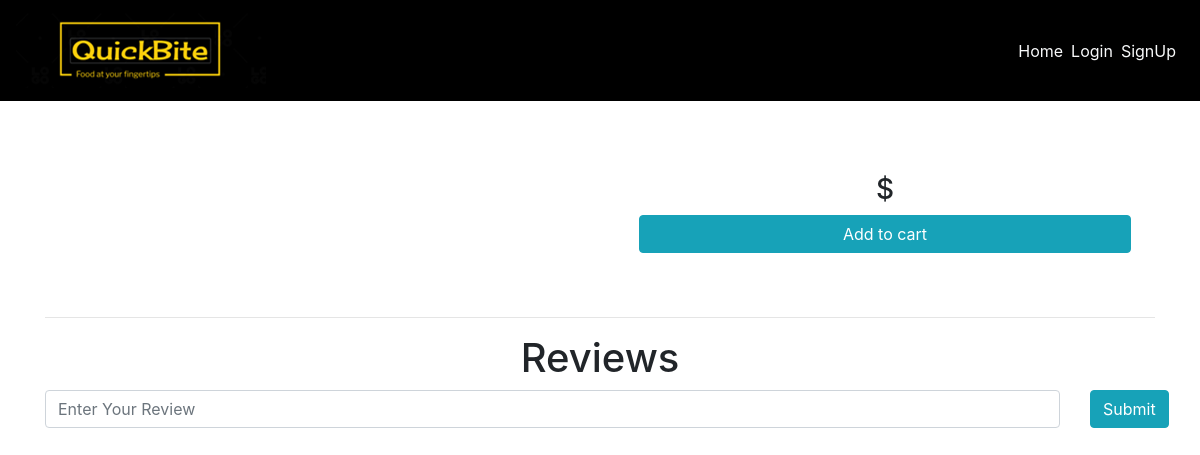
The app's page /dishes/pasta, older data.
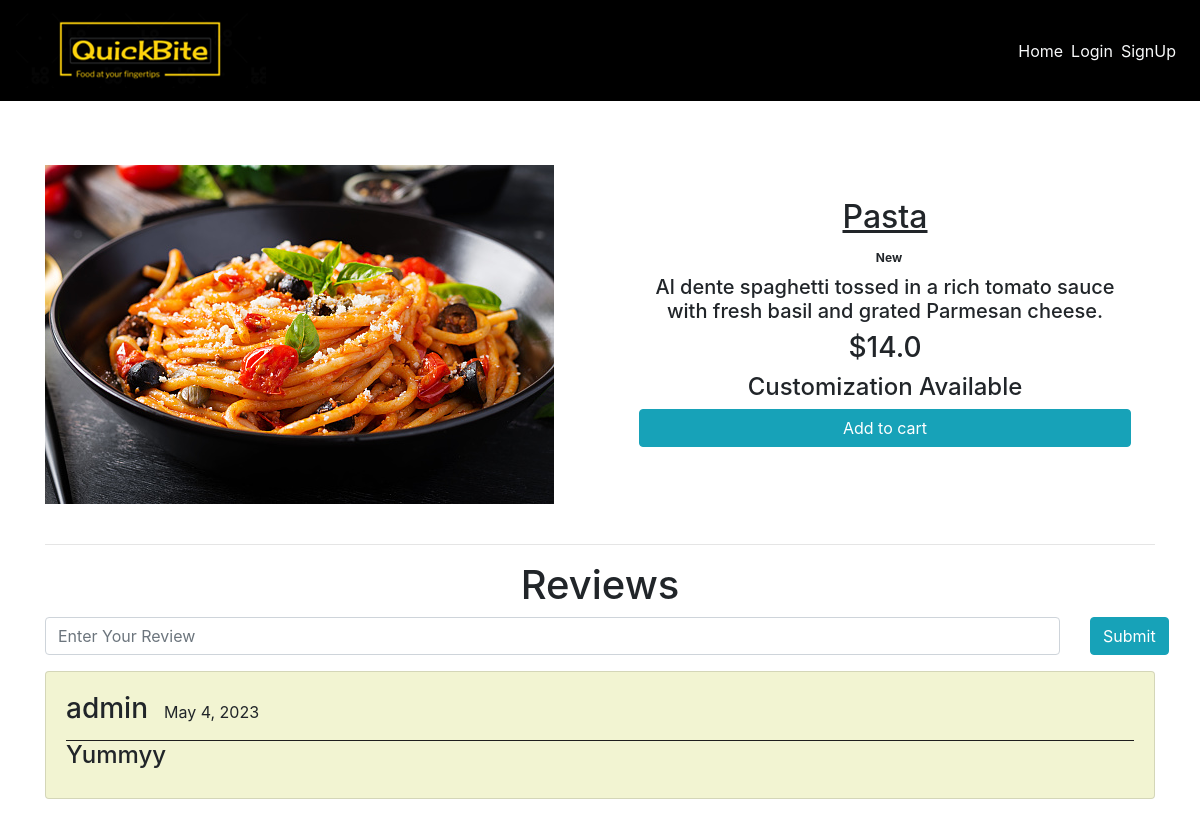
The same page, newer data.
### main/models.py (models this page shows, shortened)
class Item(models.Model):
    LABELS = (
        ('BestSeller', 'BestSeller'),
        ('New', 'New'),
        ('Spicy🔥', 'Spicy🔥'),
    )
    LABEL_COLOUR = (
        ('danger', 'danger'),
        ('success', 'success'),
        ('primary', 'primary'),
        ('info', 'info')
    )
    title = models.CharField(max_length=150)
    description = models.CharField(max_length=250,blank=True)
    price = models.FloatField()
    pieces = models.IntegerField(default=6)
    instructions = models.CharField(max_length=250,default="Jain Option Available")
    image = models.ImageField(default='default.png', upload_to='images/')
    labels = models.CharField(max_length=25, choices=LABELS, blank=True)
    label_colour = models.CharField(max_length=15, choices=LABEL_COLOUR, blank=True)
    slug = models.SlugField(default="sushi_name")
    created_by = models.ForeignKey(User, on_delete=models.CASCADE)

class Reviews(models.Model):
    user = models.ForeignKey(User, on_delete = models.CASCADE)
    item = models.ForeignKey(Item, on_delete = models.CASCADE)
    rslug = models.SlugField()
    review = models.TextField()
    posted_on = models.DateField(default=timezone.now)
    class Meta:
        verbose_name = 'Review'
        verbose_name_plural = 'Reviews'

### main/views.py (the view)
# urls.py: path('dishes/<slug>', views.menuDetail, name='dishes'),
def menuDetail(request, slug):
    item = Item.objects.filter(slug=slug).first()
    reviews = Reviews.objects.filter(rslug=slug).order_by('-id')[:7]
    context = {
        'item': item,
        'reviews': reviews,
    }
    return render(request, 'main/dishes.html', context)

### main/templates/main/dishes.html (shortened to what this page needs)
{% extends "main/layout.html" %}
{% block content %}
<div class="dishes">
  <main class="mt-3 pt-4 main">
    <div class="container dark-grey-text">
      <div class="row wow fadeIn">
        <div class="col-md-6 mb-4">
          <img src="{{ item.image.url }}" class="img-fluid mt-4" alt="">
        </div>
        <div class="col-md-6 mb-4 information">
          <div class="p-4 content">
            <div class="mt-0">
              <h2><u>{{ item.title }}</u></h2>
                  <h2 class="badge badge-{{ item.label_colour }} ml-2">{{ item.labels }}</h2>
            </div>
            <div class="lead">
              {% if item.description %}
              <h5>{{ item.description }}</h5>
              {% endif %}
              {% if item.pieces > 0 %}
                <h3>${{ item.price }} per box of {{ item.pieces}} pieces</h3>
              {% else %}
                <h3>${{ item.price }}</h3>
              {% endif %}
              <h4>{{ item.instructions }}</h4>
            </div>
            <a href="{% url 'main:add-to-cart' item.slug %}" class="btn btn-info btn-md my-0 p">Add to cart</a>
          </div>
        </div>
      </div>
      <hr>
    </div>
  </main>
  <div class="container">
    <h1 class="text-center">Reviews</h1>
    <form action="{% url 'main:add_reviews' %}" method="POST" class="mb-3">
      <div class="row">
        <div class="col-sm-11">
          <input type="text" name="review" class="form-control" placeholder="Enter Your Review">
        </div>
        <div class="col-sm-1">
          <button type="submit" class="btn btn-info">Submit</button>
        </div>
      </div>
    </form>
    {% for review in reviews %}
    <div class="main-reviews card mb-3" style="background-color: #f2f4d2">
      <div class="card-body">
        <div class="user_details" style="display: flex; border-bottom: 1px solid rgb(31, 30, 30);">
          <h3 class="mr-3">{{ review.user.username }} </h3>
          <p class="mt-2">{{ review.posted_on }}</p>
        </div>
          <h4>{{ review.review }}</h4>
      </div>
    </div>
    {% endfor %}
  </div>
</div>
{% endblock content %}

### main/templates/main/layout.html (shortened to what this page needs)
{% load get_group %}
{% load static %}
<!DOCTYPE html>
<html lang="en">
<head>
    <link rel="stylesheet" href="https://maxcdn.bootstrapcdn.com/bootstrap/4.0.0/css/bootstrap.min.css">
    <link rel="stylesheet" type="text/css" href="{% static 'main/styles.css' %}">
</head>
<body>
    <nav class="navbar navbar-expand-lg navbar-dark" style="background-color: #000000">
        <a class="navbar-brand" href="/"><img src="../../media/logo.png"></a>
        <div class="collapse navbar-collapse" id="navbarNav">
            <ul class="navbar-nav ml-auto">
                    <li><a href="{% url 'main:home' %}" class="mr-2 text-light">Home</a></li>
                {% if user.is_authenticated %}
                    {% if request.user|has_group:"admin_owner" %}
                        <li><a href="{% url 'main:admin_dashboard' %}" class="mr-2 text-light">DashBoard</a></li>
                        <li>
                            <form class="logout-link" action="{% url 'accounts:logout' %}" method="post">
                                {% csrf_token %}
                                <button type="submit">Logout</button>
                            </form>
                        </li>
                    {% else %}
                        <li><a href="{% url 'main:cart' %}" class="mr-2 text-light">Cart🛒</a></li>
                        <li><a href="{% url 'main:order_details' %}" class="mr-2 text-light">Orders</a></li>
                        <li>
                            <form class="logout-link" action="{% url 'accounts:logout' %}" method="post">
                                {% csrf_token %}
                                <button type="submit">Logout</button>
                            </form>
                        </li>
                    {% endif %}
                {% else %}
                    <li><a href="{% url 'accounts:login' %}" class="mr-2 text-light">Login</a></li>
                    <li><a href="{% url 'accounts:signup' %}" class="mr-2 text-light">SignUp</a></li>
                {% endif %}
            </ul>
        </div>
    </nav>
    <main role="main">
        {% block content %}{% endblock %}
    </main>

### main/static/main/styles.css (style rules this page uses)
.dishes .main .container .row img { max-width: 540px; max-height: 450px; width: fit-content; }
.dishes .main .container .row .content { display: flex; flex-direction: column; text-align: center; justify-content: center; }
.dishes .main .container .row .information { display: flex; flex-direction: column; text-align: center; justify-content: center; }

Row changes from the older to the newer data that the page shows:
added Item: image (picture), title "Pasta", labels "New", description "Al dente spaghetti tossed in a rich tomato sauce with fresh basil and grated Parmesan cheese.", price "14.0", instructions "Customization Available"
added Reviews: user.username "admin", posted_on "May 4, 2023", review "Yummyy"
